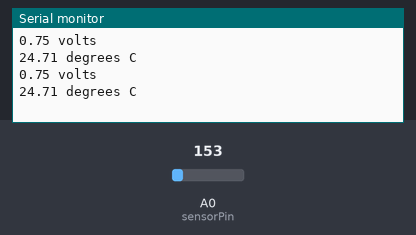
Recording of a sketch running on a simulated Arduino Uno, built with avr-gcc and run on an emulated ATmega328P. Shown: the last lines printed to the serial monitor. The inputs (shaded band) are chosen by the test bench; at power-on: A0 (sensorPin) = 153.

Above: at 5.8 s.
5.9 s: A0 (sensorPin) set to 165
At 10.9 s:
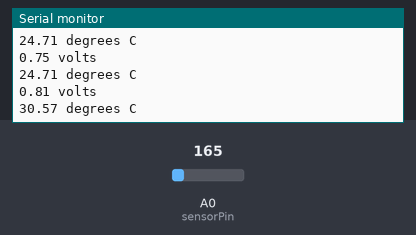
11.9 s: A0 (sensorPin) set to 175
At 16.0 s:
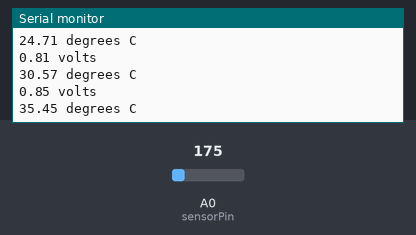
Timing chart, 0 to 17.5 s (numbered marks = the images above; inputs shaded):
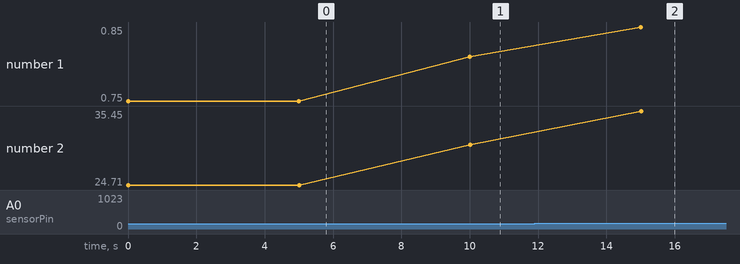

Measured:
- after the input at 5.9 s, the serial monitor: prints a new line after 4.1 s (image 1)
- after the input at 11.9 s, the serial monitor: prints a new line after 3.1 s (image 2)
- plotted number 1: 0.75 → 0.81 after the input at 5.9 s, 0.81 → 0.85 after the input at 11.9 s
- plotted number 2: 24.71 → 30.57 after the input at 5.9 s, 30.57 → 35.45 after the input at 11.9 s

The sketch:

temperatureSensor.ino
```cpp
//TMP36 Pin Variables
int sensorPin = 0; //the analog pin the TMP36's Vout (sense) pin is connected to
                        //the resolution is 10 mV / degree centigrade with a
                        //500 mV offset to allow for negative temperatures

/*
 * setup() - this function runs once when you turn your Arduino on
 * We initialize the serial connection with the computer
 */
void setup()
{
  Serial.begin(9600);  //Start the serial connection with the computer
                       //to view the result open the serial monitor
}

void loop()                     // run over and over again
{
 //getting the voltage reading from the temperature sensor
 int reading = analogRead(sensorPin);

 // converting that reading to voltage, for 3.3v arduino use 3.3
 float voltage = reading * 5.0;
 voltage /= 1024.0;

 // print out the voltage
 Serial.print(voltage); Serial.println(" volts");

 // now print out the temperature
 float temperatureC = (voltage - 0.5) * 100 ;  //converting from 10 mv per degree wit 500 mV offset
                                               //to degrees ((voltage - 500mV) times 100)
 Serial.print(temperatureC); Serial.println(" degrees C");


 delay(5000);                                     //waiting a 5 seconds
}
```
